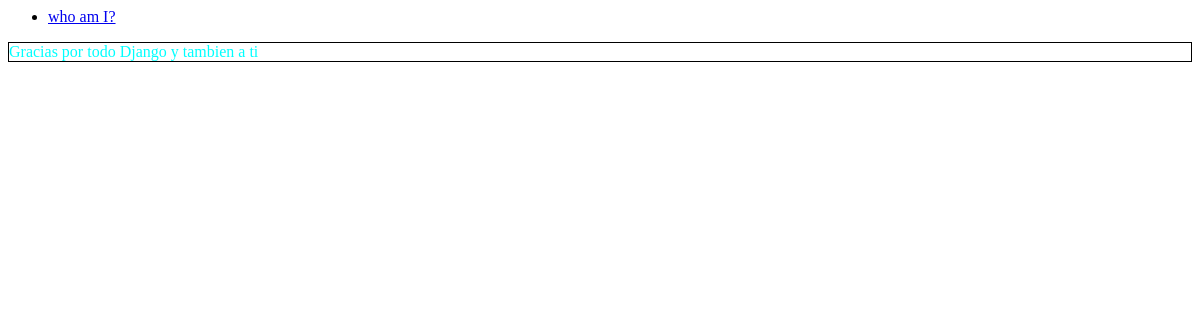
The page /polls/ on the database as committed earlier.
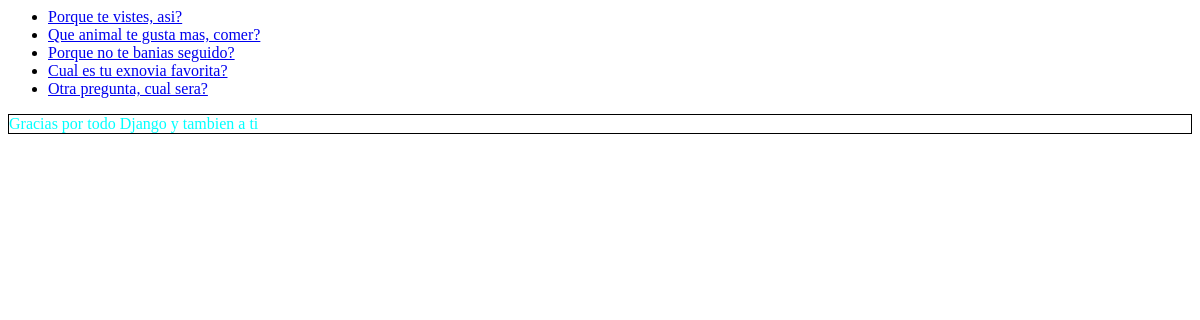
The same page on the database as committed later.
### polls/models.py (models this page shows, shortened)
class Poll(models.Model):
	question = models.CharField(max_length=200)
	pub_date = models.DateTimeField('date published')

### polls/views.py (the view)
class IndexView(generic.ListView):
    template_name = 'polls/index.html'
    context_object_name = 'latest_poll_list'
    def get_queryset(self):
        return Poll.objects.order_by('-pub_date')[:5]

### polls/templates/polls/index.html
{% if latest_poll_list %}
	<ul>
	{% for poll in latest_poll_list %}
		<li><a href="/polls/{{ poll.id }}/">{{ poll.question }}</a></li>
    {% endfor %}
    </ul>
{% else %}
    <p>No polls are available.</p>
{% endif %}
<p style="border: 1px solid black; color: aqua;">Gracias por todo Django y tambien a ti {{ owner }} </p>

Rows that differ between the two databases and show on the page:
no longer on this page (row unchanged): Poll: question "who am I?"
added Poll: question "Porque te vistes, asi?"
added Poll: question "Que animal te gusta mas, comer?"
added Poll: question "Porque no te banias seguido?"
added Poll: question "Cual es tu exnovia favorita?"
added Poll: question "Otra pregunta, cual sera?"
